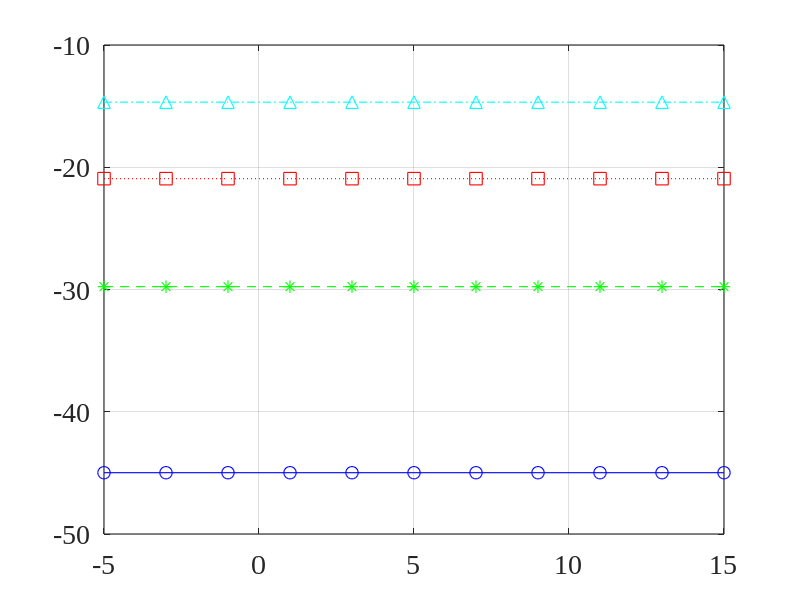
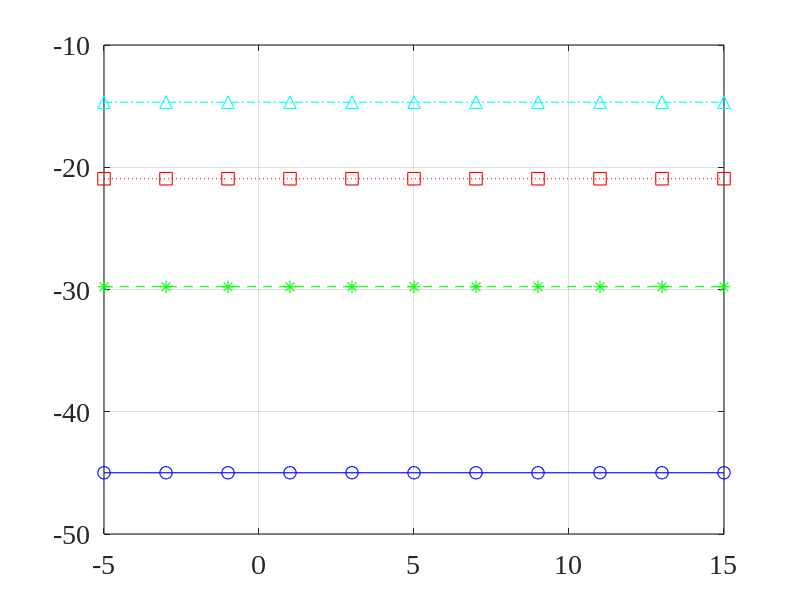
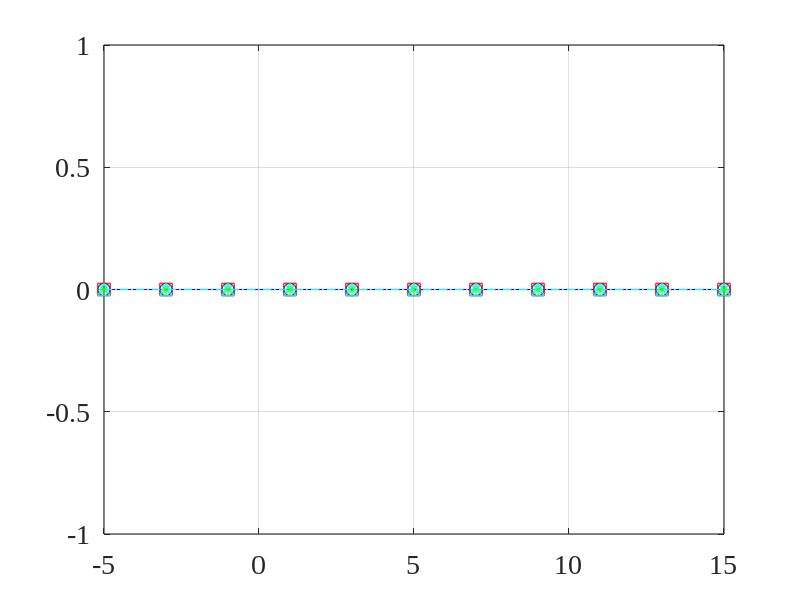
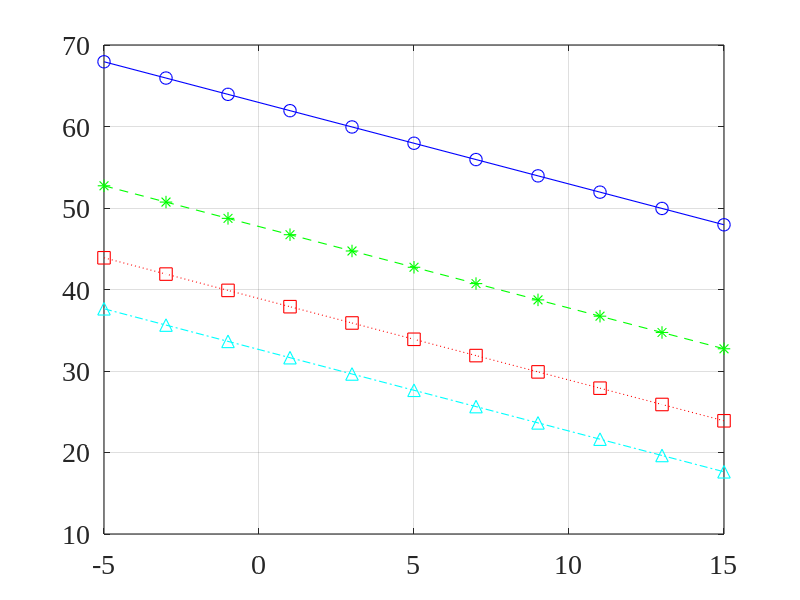

These figures' MATLAB source, in order:
close all; clc; clear all;
linewd = 0.8;
hcfontsize = 20;
MarkerSize=9;
A0=0.5;
T=500;
f0=0.1;

theta_d=70/180*pi;
theta_u1=50/180*pi;
theta_u2=30/180*pi;

alpha=0.01; % sigma_w^2/sigma_u^2

M_values=[10 20 30 40]; % Number of sensors

f=linspace(-0.5,0.5,1e3)';  % frequency

f=f(2:end-1);
df=f(2)-f(1);
phiX1=A0^2/4*(sin(T*pi*(f+f0))./sin(pi*(f+f0))).^2+A0^2/4*(sin(T*pi*(f-f0))./sin(pi*(f-f0))).^2;

iSNR_db_values=-5:15;
Gain_dB_values=zeros(length(iSNR_db_values),length(M_values));
nu_values=zeros(length(iSNR_db_values),length(M_values));
xi_n_dB_values=zeros(length(iSNR_db_values),length(M_values));
xi_d_dB_values=zeros(length(iSNR_db_values),length(M_values));
for idxM=1:length(M_values)
    M=M_values(idxM);
    
    I_M=eye(M);
    i_i=I_M(:,1);
    i_c=[1 0 0]';
    [f_mat,m_mat]=meshgrid(f,1:M);
    d=exp(-1i*2*pi*f_mat.*(m_mat-1)*cos(theta_d));
    du1=exp(-1i*2*pi*f_mat.*(m_mat-1)*cos(theta_u1));
    du2=exp(-1i*2*pi*f_mat.*(m_mat-1)*cos(theta_u2));
    phiV0=zeros(M,M,length(f));
    for idxf=1:length(f)
        phiV0(:,:,idxf)=T*du1(:,idxf)*du1(:,idxf)'+T*du2(:,idxf)*du2(:,idxf)'+T*alpha*eye(M);
    end
    
    for idxS=1:length(iSNR_db_values)
        iSNR_dB=iSNR_db_values(idxS);
        iSNR=10^(iSNR_dB/10);
        
        phiV1=T*A0^2/2./iSNR*ones(size(f));
        sigma2=T*A0^2/2./iSNR/phiV0(1,1,1);
        phiV=sigma2*phiV0;
        
        h=zeros(M,length(f));
        for idxf=1:length(f)
            phiY=phiV(:,:,idxf)+phiX1(idxf)*d(:,idxf)*d(:,idxf)';
            C=[d(:,idxf) du1(:,idxf) du2(:,idxf)];
            h(:,idxf)=inv(phiY)*C*inv(C'*inv(phiY)*C)*i_c;
        end
        
        int_phiX1=df*sum(phiX1);
        int_phiV1=df*sum(phiV1);
        int_H2_phiX=df*sum(phiX1 .* abs(sum(conj(h).*d,1)').^2 );
        int_H2_phiV=0;
        for idxf=1:length(f)
            int_H2_phiV=int_H2_phiV+df* h(:,idxf)'*phiV(:,:,idxf)*h(:,idxf);
        end
        int_Hm12_phiX=df*sum( phiX1 .* abs(sum(conj(h).*d,1)'-1).^2);
        
        oSNR=int_H2_phiX./int_H2_phiV;
        oSNR_dB=10*log10(oSNR);
        Gain_dB_values(idxS,idxM)=oSNR_dB-iSNR_dB;
        
        xi_n_dB_values(idxS,idxM)=10*log10(int_phiV1./int_H2_phiV);
        xi_d_dB_values(idxS,idxM)=10*log10(int_phiX1./int_H2_phiX);
        nu_values(idxS,idxM)=10*log10(int_H2_phiV+int_Hm12_phiX);
    end
end

figure
plot(iSNR_db_values(1:2:end),Gain_dB_values(1:2:end,1),'-bo','linewidth',linewd, 'MarkerSize',MarkerSize);
hold on
plot(iSNR_db_values(1:2:end),Gain_dB_values(1:2:end,2),'--g*','linewidth',linewd, 'MarkerSize',MarkerSize);
plot(iSNR_db_values(1:2:end),Gain_dB_values(1:2:end,3),':rs','linewidth',linewd, 'MarkerSize',MarkerSize);
plot(iSNR_db_values(1:2:end),Gain_dB_values(1:2:end,4),'-.c^','linewidth',linewd, 'MarkerSize',MarkerSize);
hold off
set(gca, 'Color', [1, 1, 1]);
set(gca, 'FontName', 'Times New Roman');
set(gca, 'FontSize', hcfontsize);
set(gca, 'LineWidth', linewd);
set(gca,'YLim',[-50 -10]);
box on; grid on;

figure
plot(iSNR_db_values(1:2:end),xi_n_dB_values(1:2:end,1),'-bo','linewidth',linewd, 'MarkerSize',MarkerSize);
hold on
plot(iSNR_db_values(1:2:end),xi_n_dB_values(1:2:end,2),'--g*','linewidth',linewd, 'MarkerSize',MarkerSize);
plot(iSNR_db_values(1:2:end),xi_n_dB_values(1:2:end,3),':rs','linewidth',linewd, 'MarkerSize',MarkerSize);
plot(iSNR_db_values(1:2:end),xi_n_dB_values(1:2:end,4),'-.c^','linewidth',linewd, 'MarkerSize',MarkerSize);
hold off
set(gca, 'Color', [1, 1, 1]);
set(gca, 'FontName', 'Times New Roman');
set(gca, 'FontSize', hcfontsize);
set(gca, 'LineWidth', linewd);
set(gca,'YLim',[-50 -10]);
box on; grid on;

figure
plot(iSNR_db_values(1:2:end),xi_d_dB_values(1:2:end,1),'-bo','linewidth',linewd, 'MarkerSize',MarkerSize);
hold on
plot(iSNR_db_values(1:2:end),xi_d_dB_values(1:2:end,2),'--g*','linewidth',linewd, 'MarkerSize',MarkerSize);
plot(iSNR_db_values(1:2:end),xi_d_dB_values(1:2:end,3),':rs','linewidth',linewd, 'MarkerSize',MarkerSize);
plot(iSNR_db_values(1:2:end),xi_d_dB_values(1:2:end,4),'-.c^','linewidth',linewd, 'MarkerSize',MarkerSize);
hold off
set(gca, 'Color', [1, 1, 1]);
set(gca, 'FontName', 'Times New Roman');
set(gca, 'FontSize', hcfontsize);
set(gca, 'LineWidth', linewd);
set(gca,'YLim',[-1 1]);
box on; grid on;

figure
plot(iSNR_db_values(1:2:end),nu_values(1:2:end,1),'-bo','linewidth',linewd, 'MarkerSize',MarkerSize);
hold on
plot(iSNR_db_values(1:2:end),nu_values(1:2:end,2),'--g*','linewidth',linewd, 'MarkerSize',MarkerSize);
plot(iSNR_db_values(1:2:end),nu_values(1:2:end,3),':rs','linewidth',linewd, 'MarkerSize',MarkerSize);
plot(iSNR_db_values(1:2:end),nu_values(1:2:end,4),'-.c^','linewidth',linewd, 'MarkerSize',MarkerSize);
hold off
set(gca, 'Color', [1, 1, 1]);
set(gca, 'FontName', 'Times New Roman');
set(gca, 'FontSize', hcfontsize);
set(gca, 'LineWidth', linewd);
box on; grid on;
